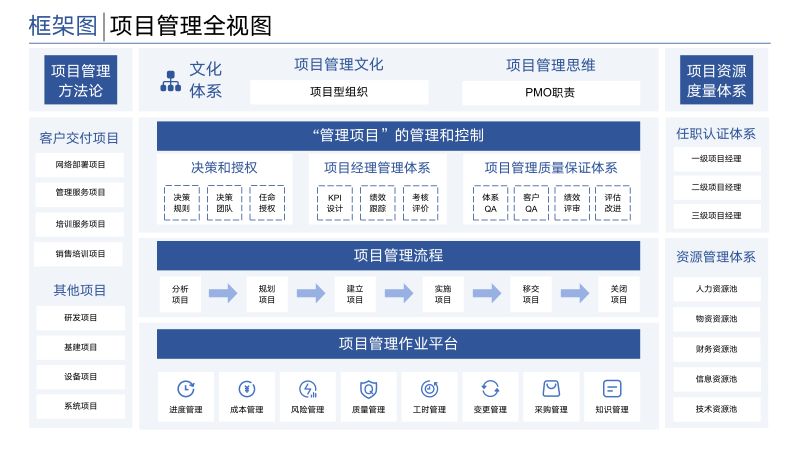
#> input picture dsh-ppt-plugin/skills/gorden-image-ppt-gen/参考图/leader_love/ref1.png, 1600 x 900 px (shown at 1/2 size)
$ python slice_grid.py '../../gorden-image-ppt-gen/参考图/leader_love/ref1.png' out
#> lines starting #> are read from the running program, lines starting #| are printed output that depends on the picture
#!/usr/bin/env python3
"""Slice a transparent icon/frame image into individual alpha-trimmed PNGs.

Pipeline position (Part 2): after you generate a multi-icon chroma-key sheet
and run `chroma_key.py` to make it transparent, this tool cuts it into individual
icon PNGs. Prefer `--auto` for generated icon sheets: it segments by transparent
gaps and is more tolerant when AI does not place icons perfectly inside cells.
Optional: when the user explicitly asks to split a full-slide framework image
into movable pieces, use `--components`. It slices by connected non-transparent
regions so each transparent-separated frame part becomes a movable PNG. The
default Image2PPTX workflow keeps the whole transparent frame.png.

Usage:
    python3 scripts/slice_grid.py GRID_TRANSPARENT.png OUT_DIR --grid 4x4
    python3 scripts/slice_grid.py deco_transparent.png out/deco --grid 2x2 --prefix deco
    python3 scripts/slice_grid.py icons_t_1.png out/icons --auto --pad 24 --contact-sheet
    python3 scripts/slice_grid.py frame.png out/frame_parts --components --prefix fp

Notes:
- Input MUST already be a transparent PNG (run remove_chroma_key.py first).
- Cells are cut by equal fractions, so the source grid must be evenly divided.
- Near-empty cells (mostly transparent) are skipped and reported.
- Emits a manifest JSON describing each saved cutout (grid position + size).
- Optional --contact-sheet emits a labeled preview sheet for visual QA.
"""
from __future__ import annotations

import argparse
import json
import sys
from pathlib import Path


def _parse_grid(value: str):
    try:
        rows, cols = value.lower().split("x")
        return int(rows), int(cols)
    except Exception:
        print(f"Error: --grid must look like 4x4, got {value!r}", file=sys.stderr)
        raise SystemExit(2)


def _alpha_bbox(im, min_alpha: int):
    """Return (l, t, r, b) bounding box of pixels with alpha > min_alpha, or None."""
    alpha = im.getchannel("A")
    # Threshold the alpha channel then use getbbox for speed.
    mask = alpha.point(lambda a: 255 if a > min_alpha else 0)
    return mask.getbbox()


# [58 lines left out: functions _runs, _auto_segment, not called in this run]


def _die_auto():
    print("Error: --auto needs numpy (pip3 install numpy).", file=sys.stderr)
    raise SystemExit(2)


# [104 lines left out: functions _component_segment, _write_contact_sheet, not called in this run]


def main() -> None:
    ap = argparse.ArgumentParser(description=__doc__)
    ap.add_argument("input", help="Transparent grid PNG (already chroma-keyed).")
    ap.add_argument("out_dir", help="Directory for the sliced icon PNGs.")
    ap.add_argument("--grid", default="4x4", help="Grid as ROWSxCOLS, e.g. 4x4 or 2x2.")
    ap.add_argument("--auto", action="store_true",
                    help="Ignore --grid; auto-segment items by transparent gaps (robust to imperfect grids).")
    ap.add_argument("--components", action="store_true",
                    help="Ignore --grid/--auto; slice connected non-transparent components, for frame parts.")
    ap.add_argument("--prefix", default="icon", help="Filename prefix for cutouts.")
    ap.add_argument("--min-alpha", type=int, default=12,
                    help="Alpha above this counts as content when trimming (0-255).")
    ap.add_argument("--pad", type=int, default=16,
                    help="Transparent padding (px) kept around each trimmed icon.")
    ap.add_argument("--min-coverage", type=float, default=0.004,
                    help="Skip a cell if content covers less than this fraction of it.")
    ap.add_argument("--min-area", type=int, default=16,
                    help="With --components, skip connected components smaller than this pixel area.")
    ap.add_argument("--square", action="store_true",
                    help="Pad each cutout to a square canvas (keeps aspect, centers).")
    ap.add_argument("--contact-sheet", action="store_true",
                    help="Write icons_contact_sheet.png for visual QA of clipped/missing cutouts.")
    args = ap.parse_args()

    try:
        from PIL import Image
    except ImportError:
        print("Error: Pillow is required (pip3 install pillow).", file=sys.stderr)
        raise SystemExit(2)

    src = Path(args.input)
    if not src.exists():
        print(f"Error: input not found: {src}", file=sys.stderr)
        raise SystemExit(2)

    out_dir = Path(args.out_dir)
    out_dir.mkdir(parents=True, exist_ok=True)

    with Image.open(src) as im0:
#> im0 is the input picture: PIL image 1600x900 RGBA; mean R, G, B, A 215.9, 222.7, 234.1, 255
        im = im0.convert("RGBA")
    W, H = im.size
#> W = 1600; H = 900

    if args.components:
        manifest = {"source": str(src), "mode": "components", "size": [W, H], "icons": []}
        segments = _component_segment(im, args.min_alpha, args.pad, max(1, args.min_area))
        saved = []
        for bbox, idx, area in segments:
            cutout = im.crop(bbox)
            if args.square:
                side = max(cutout.size)
                canvas = Image.new("RGBA", (side, side), (0, 0, 0, 0))
                canvas.paste(cutout, ((side - cutout.size[0]) // 2,
                                      (side - cutout.size[1]) // 2), cutout)
                cutout = canvas
            name = f"{args.prefix}_{idx:03d}.png"
            edge_touch = {
                "left": bbox[0] <= args.pad,
                "top": bbox[1] <= args.pad,
                "right": bbox[2] >= W - args.pad,
                "bottom": bbox[3] >= H - args.pad,
            }
            out_path = out_dir / name
            cutout.save(out_path)
            saved.append(out_path)
            manifest["icons"].append({
                "file": name, "index": idx,
                "width": cutout.size[0], "height": cutout.size[1],
                "aspect": round(cutout.size[0] / cutout.size[1], 4),
                "bbox": list(bbox), "area": area,
                "edge_touch": edge_touch})
        (out_dir / "icons_manifest.json").write_text(
            json.dumps(manifest, ensure_ascii=False, indent=2), encoding="utf-8")
        if args.contact_sheet:
            _write_contact_sheet(saved, out_dir / "icons_contact_sheet.png")
            print(f"Contact sheet: {out_dir/'icons_contact_sheet.png'}")
        print(f"[components] Saved {len(manifest['icons'])} items to {out_dir}")
        print(f"Manifest: {out_dir/'icons_manifest.json'}")
        return

    if args.auto:
        manifest = {"source": str(src), "mode": "auto", "size": [W, H], "icons": []}
        segments = _auto_segment(im, args.min_alpha, args.pad, max(0.01, args.min_coverage ** 0.5))
        saved = []
        for bbox, r, c in segments:
            icon = im.crop(bbox)
            if args.square:
                side = max(icon.size)
                canvas = Image.new("RGBA", (side, side), (0, 0, 0, 0))
                canvas.paste(icon, ((side - icon.size[0]) // 2,
                                    (side - icon.size[1]) // 2), icon)
                icon = canvas
            name = f"{args.prefix}_r{r}c{c}.png"
            edge_touch = {
                "left": bbox[0] <= args.pad,
                "top": bbox[1] <= args.pad,
                "right": bbox[2] >= W - args.pad,
                "bottom": bbox[3] >= H - args.pad,
            }
            out_path = out_dir / name
            icon.save(out_path)
            saved.append(out_path)
            manifest["icons"].append({
                "file": name, "row": r, "col": c,
                "width": icon.size[0], "height": icon.size[1],
                "aspect": round(icon.size[0] / icon.size[1], 4),
                "bbox": list(bbox),
                "edge_touch": edge_touch})
        (out_dir / "icons_manifest.json").write_text(
            json.dumps(manifest, ensure_ascii=False, indent=2), encoding="utf-8")
        if args.contact_sheet:
            _write_contact_sheet(saved, out_dir / "icons_contact_sheet.png")
            print(f"Contact sheet: {out_dir/'icons_contact_sheet.png'}")
        print(f"[auto] Saved {len(manifest['icons'])} items to {out_dir}")
        print(f"Manifest: {out_dir/'icons_manifest.json'}")
        return

    rows, cols = _parse_grid(args.grid)
    cell_w = W / cols
#> cell_w = 400
    cell_h = H / rows
#> cell_h = 225

    manifest = {"source": str(src), "grid": [rows, cols], "size": [W, H], "icons": []}
    skipped = []
    saved = []

    for r in range(rows):
        for c in range(cols):
            left = int(round(c * cell_w))
            top = int(round(r * cell_h))
            right = int(round((c + 1) * cell_w))
            bottom = int(round((r + 1) * cell_h))
            cell = im.crop((left, top, right, bottom))
            cw, ch = cell.size

            bbox = _alpha_bbox(cell, args.min_alpha)
            if bbox is None:
                skipped.append([r, c])
                continue
            bw, bh = bbox[2] - bbox[0], bbox[3] - bbox[1]
            if (bw * bh) < args.min_coverage * (cw * ch):
                skipped.append([r, c])
                continue

            # Trim to content with padding (clamped to the cell). If content
            # touches a cell edge, the manifest flags it so the asset can be
            # regenerated or re-sliced with --auto before it reaches compose.
            edge_touch = {
                "left": bbox[0] <= args.pad,
                "top": bbox[1] <= args.pad,
                "right": bbox[2] >= cw - args.pad,
                "bottom": bbox[3] >= ch - args.pad,
            }
            pl = max(0, bbox[0] - args.pad)
            pt = max(0, bbox[1] - args.pad)
            pr = min(cw, bbox[2] + args.pad)
            pb = min(ch, bbox[3] + args.pad)
            icon = cell.crop((pl, pt, pr, pb))

            if args.square:
                side = max(icon.size)
                canvas = Image.new("RGBA", (side, side), (0, 0, 0, 0))
                canvas.paste(icon, ((side - icon.size[0]) // 2,
                                    (side - icon.size[1]) // 2), icon)
                icon = canvas

            name = f"{args.prefix}_r{r+1}c{c+1}.png"
            out_path = out_dir / name
            icon.save(out_path)
            saved.append(out_path)
            manifest["icons"].append({
                "file": name,
                "row": r + 1,
                "col": c + 1,
                "width": icon.size[0],
                "height": icon.size[1],
                "aspect": round(icon.size[0] / icon.size[1], 4),
                "edge_touch": edge_touch,
            })
#> this loop made 4 passes
#> pass 1, in main, `icon.save(out_path)`:
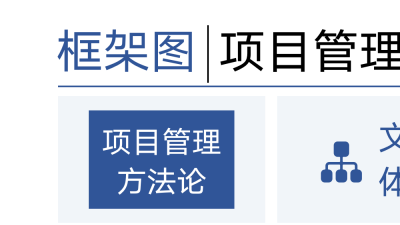
#> saved as icon_r1c1.png: PIL image 400x225 RGBA; mean R, G, B, A 205.1, 213, 226.4, 255
#> pass 1, in main, `icon.save(out_path)`:
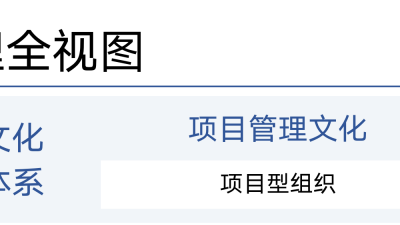
#> saved as icon_r1c2.png: PIL image 400x225 RGBA; mean R, G, B, A 234.8, 237.5, 241.2, 255
#> pass 1, in main, `icon.save(out_path)`:
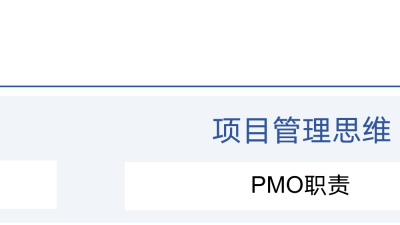
#> saved as icon_r1c3.png: PIL image 400x225 RGBA; mean R, G, B, A 242.6, 245.1, 248.3, 255
#> after the loop:
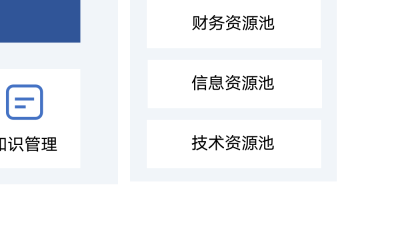
#> cell: PIL image 400x225 RGBA; mean R, G, B, A 238.2, 240.9, 244.8, 255
#> after the loop, saved = 16 items; skipped = []

    manifest["skipped_empty_cells"] = skipped
    (out_dir / "icons_manifest.json").write_text(
        json.dumps(manifest, ensure_ascii=False, indent=2), encoding="utf-8")
    if args.contact_sheet:
        _write_contact_sheet(saved, out_dir / "icons_contact_sheet.png")
        print(f"Contact sheet: {out_dir/'icons_contact_sheet.png'}")

    print(f"Saved {len(manifest['icons'])} icons to {out_dir}")
#| Saved 16 icons to out
    if skipped:
        print(f"Skipped {len(skipped)} empty/near-empty cells: {skipped}")
    print(f"Manifest: {out_dir/'icons_manifest.json'}")


if __name__ == "__main__":
    main()

$ run again, on dsh-ppt-plugin/skills/gorden-image-ppt-gen/参考图/leader_love/ref3.png
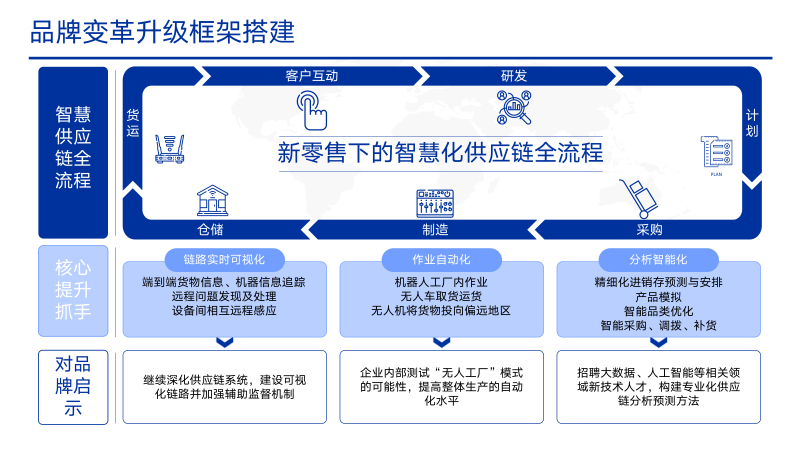
#> input picture dsh-ppt-plugin/skills/gorden-image-ppt-gen/参考图/leader_love/ref3.png, 1600 x 900 px (shown at 1/2 size)
#> in main, im0 is the input picture: PIL image 1600x900 RGBA; mean R, G, B, A 202.1, 213, 236.2, 255
#> the loop in main, `for r in range(rows):` made 4 passes
#> pass 1, in main, `icon.save(out_path)`:
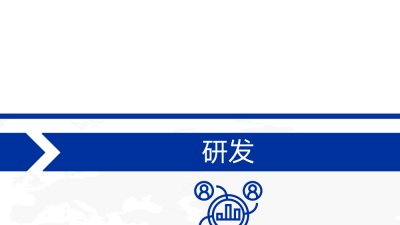
#> saved as icon_r1c3.png: PIL image 400x225 RGBA; mean R, G, B, A 204, 213.7, 234.5, 255
#> after the loop in main, `for r in range(rows):`:
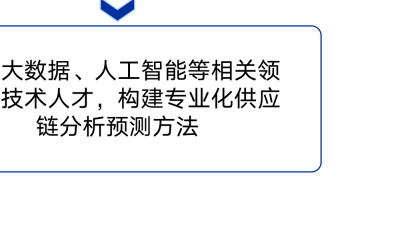
#> cell: PIL image 400x225 RGBA; mean R, G, B, A 239.1, 239.8, 241.5, 255
#> after the loop in main, `for r in range(rows):`: saved = 16 items; skipped = []
#| Saved 16 icons to out

$ run again, on dsh-ppt-plugin/skills/gorden-image-ppt-gen/参考图/leader_love/ref4.png
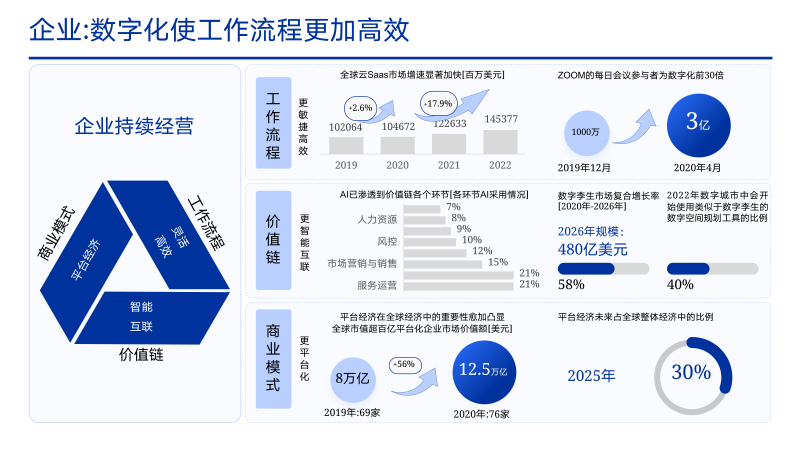
#> input picture dsh-ppt-plugin/skills/gorden-image-ppt-gen/参考图/leader_love/ref4.png, 1600 x 900 px (shown at 1/2 size)
#> in main, im0 is the input picture: PIL image 1600x900 RGBA; mean R, G, B, A 218.9, 225.3, 239.9, 255
#> the loop in main, `for r in range(rows):` made 4 passes
#> pass 1, in main, `icon.save(out_path)`:
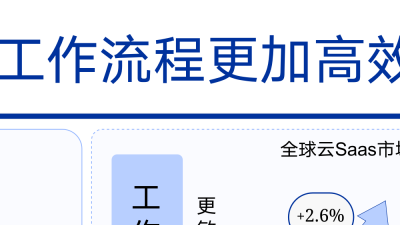
#> saved as icon_r1c2.png: PIL image 400x225 RGBA; mean R, G, B, A 221.8, 228.2, 242.6, 255
#> after the loop in main, `for r in range(rows):`:
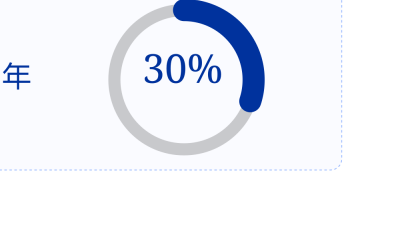
#> cell: PIL image 400x225 RGBA; mean R, G, B, A 237.8, 240.9, 248.4, 255
#> after the loop in main, `for r in range(rows):`: saved = 16 items; skipped = []
#| Saved 16 icons to out

$ run again, on dsh-ppt-plugin/skills/gorden-image-ppt-gen/参考图/leader_love/ref5.png
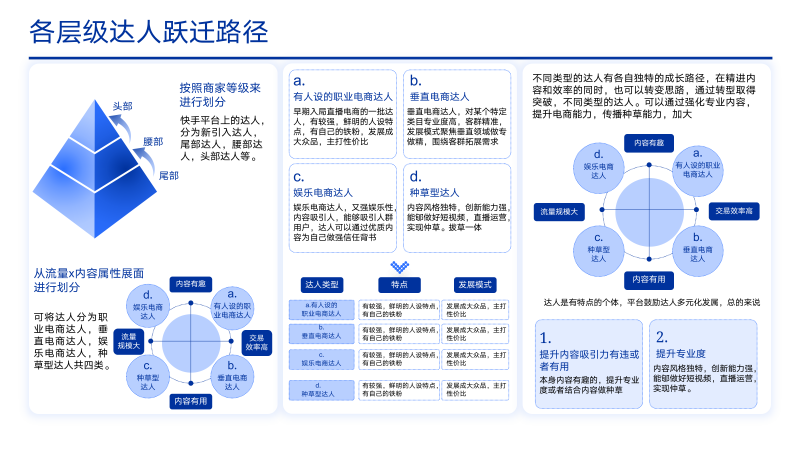
#> input picture dsh-ppt-plugin/skills/gorden-image-ppt-gen/参考图/leader_love/ref5.png, 1600 x 900 px (shown at 1/2 size)
#> in main, im0 is the input picture: PIL image 1600x900 RGBA; mean R, G, B, A 224.8, 230.7, 243.2, 255
#> the loop in main, `for r in range(rows):` made 4 passes
#> pass 1, in main, `icon.save(out_path)`:
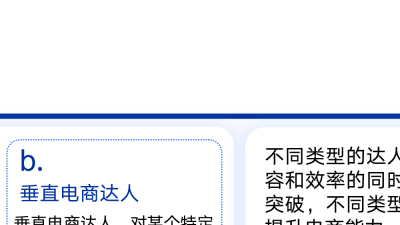
#> saved as icon_r1c3.png: PIL image 400x225 RGBA; mean R, G, B, A 236.9, 239, 243.3, 255
#> after the loop in main, `for r in range(rows):`:
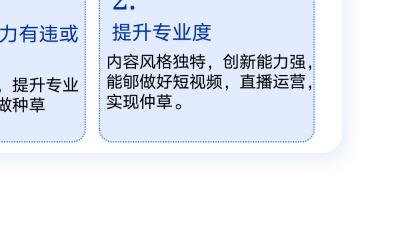
#> cell: PIL image 400x225 RGBA; mean R, G, B, A 229.8, 234.9, 245.5, 255
#> after the loop in main, `for r in range(rows):`: saved = 16 items; skipped = []
#| Saved 16 icons to out
